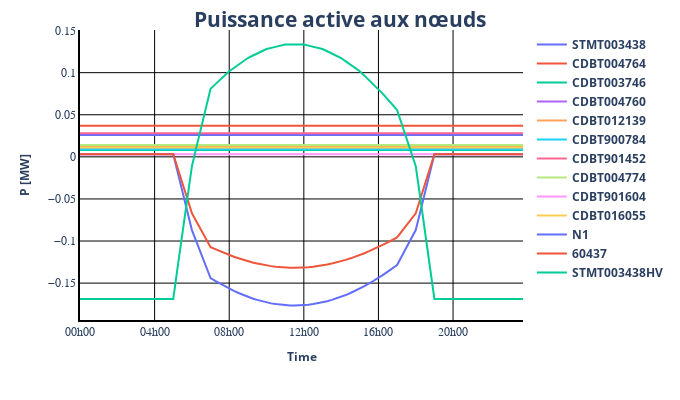

The code cell stored with this chart in its notebook:
### Code cell
pp_plot.plot_timeseries_result(
    data_df=result_df["res_bus.p_mw"],
    ylabel="P [MW]",
    plot_title="Puissance active aux nœuds",
    filename="power_result",
)
